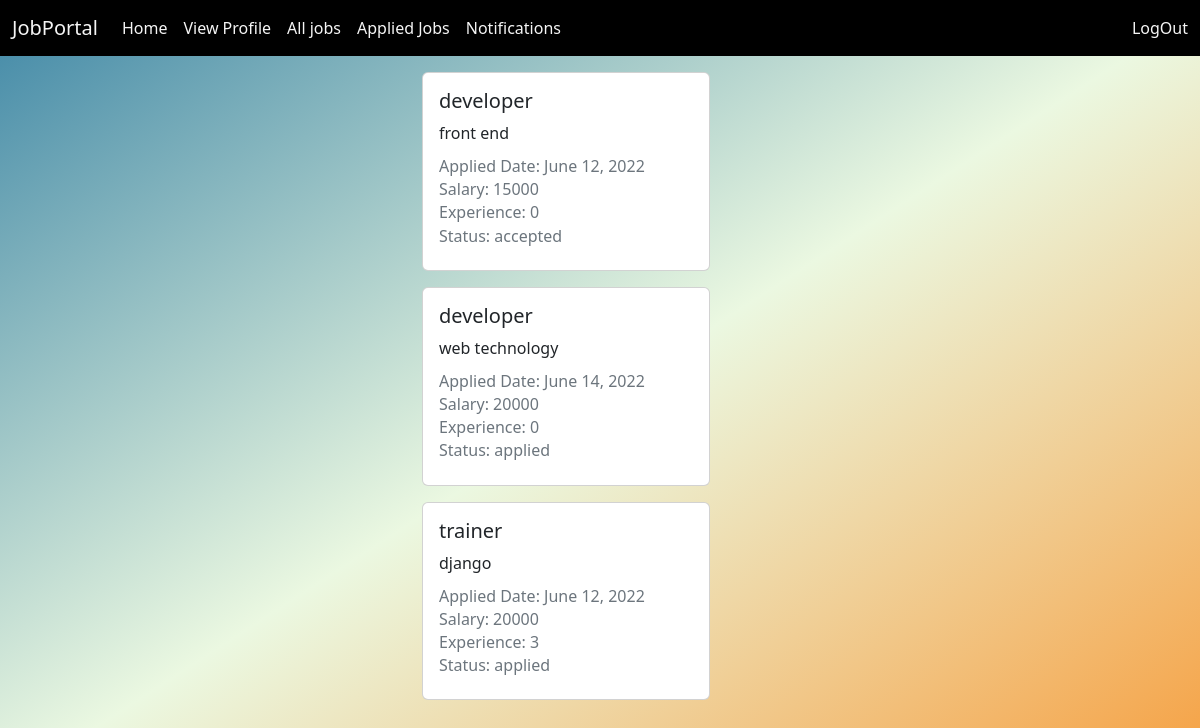
The page /candidate/job/applied (signed in) on the database its author committed.
### employerapp/models.py (models this page shows, shortened)
class Applications(models.Model):
    applicant = models.ForeignKey(User, on_delete=models.CASCADE, related_name='applicants')
    job = models.ForeignKey(Jobs, on_delete=models.CASCADE, related_name='jobtype')
    options = (
        ('applied', 'applied'),
        ('rejected', 'rejected'),
        ('pending', 'pending'),
        ('cancelled', 'cancelled'),
        ('accepted', 'accepted')
    )
    status = models.CharField(max_length=50, choices=options, default='applied')
    date = models.DateField(auto_now_add=True)
    class Meta:
        unique_together = (
            'applicant', 'job'
        )

class Jobs(models.Model):
    posted_by = models.ForeignKey(User, on_delete=models.CASCADE, related_name='company')
    job_title = models.CharField(max_length=120)
    job_description = models.TextField()
    posted_date = models.DateTimeField(auto_now_add=True)
    salary = models.PositiveIntegerField()
    qualification=models.CharField(max_length=120,null=True)
    experience = models.PositiveIntegerField(default=0)

### candidateapp/views.py (the view)
# urls.py: path('job/applied', views.MyApplicationView.as_view(), name='candiappliedjobs'),
@method_decorator(signin_required,name="dispatch")
class MyApplicationView(ListView):
    model = Applications
    template_name = 'candiappliedjobs.html'
    context_object_name = 'applied'
    def get_queryset(self):
        return Applications.objects.filter(applicant=self.request.user)

### candidateapp/templates/candiappliedjobs.html
{%extends 'base.html'%}
{%block body_block%}
{%load static%}
<link rel="stylesheet" href="{%static 'css/style.css'%}">
    <div class="row">
      <div class="col-4"></div>
      <div class="col-4">
         {%if applied%}
        {%for app in applied%}
        <div class="card mt-3" style="width: 18rem;">
          <div class="card-body">
            <h5 class="card-title">{{app.job.job_title}}</h5>
            <p class="card-text">{{app.job.job_description}}</p>
            <h6 class="card-subtitle mb-2 text-muted">Applied Date: {{app.date}}</h6>
            <h6 class="card-subtitle mb-2 text-muted">Salary: {{app.job.salary}}</h6>
            <h6 class="card-subtitle mb-2 text-muted">Experience: {{app.job.experience}}</h6>
            <h6 class="card-subtitle mb-2 text-muted">Status: {{app.status}}</h6>
          </div>
        </div>
        {%endfor%}
        {%else%}
                <h3 class="mt-5"> Not Applied for jobs</h3>
           {%endif%}
      </div>
      <div class="col-4"></div>
    </div>
{%endblock%}

### candidateapp/static/css/style.css (style rules this page uses)
body { background-image: linear-gradient(147deg, #3f87a6, #ebf8e1, #f69d3c); height: 100vh; }

### rows shown on the page
Applications: job.job_title "developer", job.job_description "front end", date "June 12, 2022", job.salary "15000", job.experience "0", status "accepted"
Applications: job.job_title "developer", job.job_description "web technology", date "June 14, 2022", job.salary "20000", job.experience "0", status "applied"
Applications: job.job_title "trainer", job.job_description "django", date "June 12, 2022", job.salary "20000", job.experience "3", status "applied"
